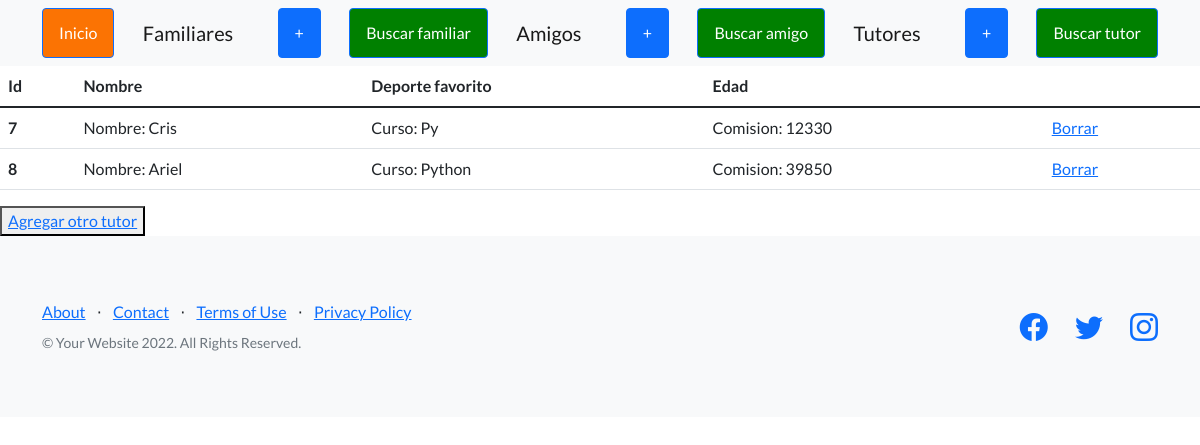
The page /Axel_app/lista_tutores on the database as committed earlier.
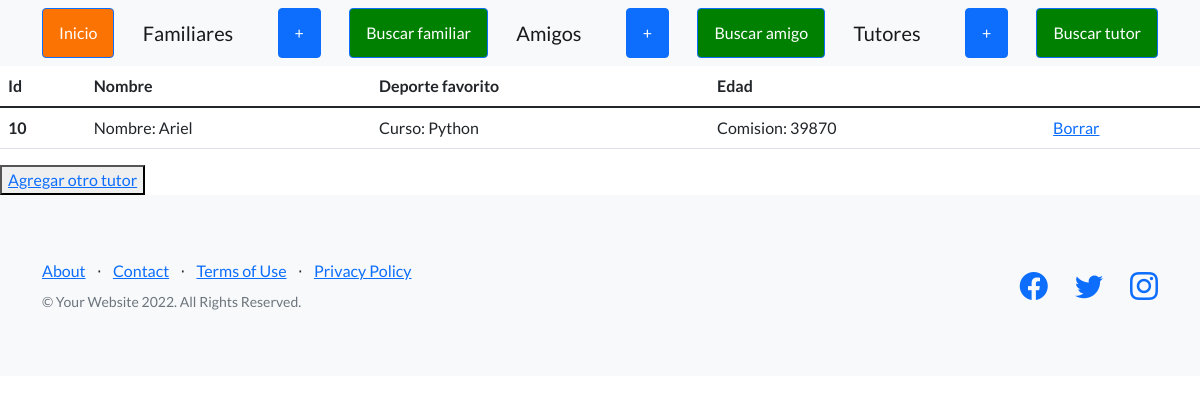
The same page on the database as committed later.
### Axel_app/models.py (models this page shows, shortened)
class Tutores(models.Model):
    nombre = models.CharField(max_length=30)
    curso = models.CharField(max_length=30)
    comision = models.IntegerField()

### Axel_app/views.py (the view)
# urls.py: path("lista_tutores", views.lista_tutores, name='tutores'),
def lista_tutores(request):
    lista_tutores = Tutores.objects.all()
    datos_dicc_tutores = {"datos_tutores":lista_tutores}
    return render(request, "plantilla_tutores.html", datos_dicc_tutores)

### Axel_app/templates/plantilla_tutores.html (shortened to what this page needs)
{% extends "padre2.html" %}
{% load static %}
{% block contenido %}
<main>
    <table class="table">
        <thead>
          <tr>
            <th scope="col">Id</th>
            <th scope="col">Nombre</th>
            <th scope="col">Deporte favorito</th>
            <th scope="col">Edad</th>
          </tr>
        </thead>
        <tbody>
            <tr>
                {% for n in datos_tutores %}
                <th scope="row">{{n.id}}</td>
                <td>Nombre: {{n.nombre}} </td>
                <td>Curso: {{n.curso}} </td>
                <td>Comision: {{n.comision}} </td>
                <td><a href="{% url 'borrar_tutor' n.id %}">Borrar</a></td>
            </tr>
            {% endfor %}
        </tbody>
      </table>
    <button>
        <a href="alta_tutores">Agregar otro tutor</a>
    </button>
</main>
{% endblock %}

Rows that differ between the two databases and show on the page:
removed Tutores: id "7", nombre "Cris", curso "Py", comision "12330"
removed Tutores: id "8", nombre "Ariel", curso "Python", comision "39850"
added Tutores: id "10", nombre "Ariel", curso "Python", comision "39870"
